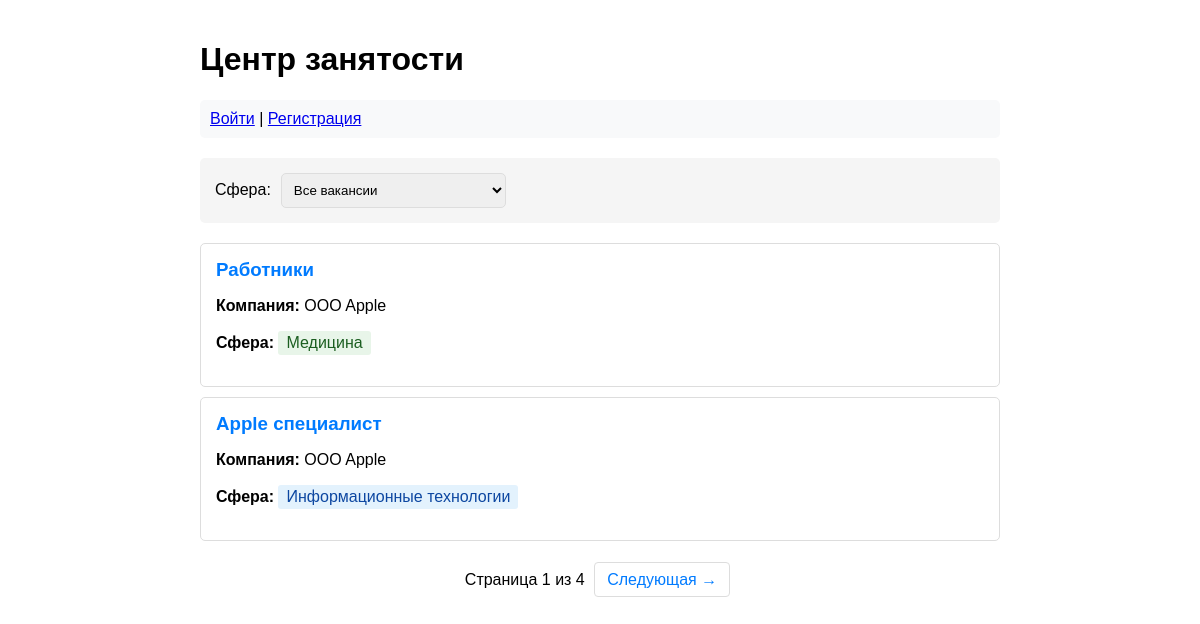
The page / on the database its author committed.
### vacancies/models.py (models this page shows, shortened)
class Vacancy(models.Model):
    title = models.CharField(max_length=200, verbose_name='Название вакансии')
    company = models.CharField(max_length=200, verbose_name='Компания')
    sphere = models.CharField(max_length=20, choices=Sphere.choices, verbose_name='Сфера деятельности')
    created_at = models.DateTimeField(auto_now_add=True, verbose_name='Дата создания')
    employer = models.ForeignKey(User, on_delete=models.CASCADE, verbose_name='Работодатель', null=True, blank=True)
    class Meta:
        verbose_name = 'Вакансия'
        verbose_name_plural = 'Вакансии'
        ordering = ['-created_at']

### vacancies/views.py (the view)
# urls.py: path('', views.vacancy_list, name='vacancy_list'),
def vacancy_list(request):
    sphere_filter = request.GET.get('sphere', '')
    page_number = int(request.GET.get('page', 1))
    use_case = get_list_vacancies_use_case()
    result = use_case.execute(sphere=sphere_filter if sphere_filter else None, page=page_number, page_size=2)
    class DjangoPageAdapter:
        def __init__(self, items, page, total_pages):
            self.object_list = items
            self.number = page
            self.paginator = type('DummyPaginator', (object,), {'num_pages': total_pages})()
            self.has_previous = page > 1
            self.has_next = page < total_pages
            self.previous_page_number = page - 1
            self.next_page_number = page + 1
        def __iter__(self):
            return iter(self.object_list)
    adapted_vacancies = DjangoPageAdapter(result['items'], result['page'], result['total_pages'])
    context = {
        'vacancies': adapted_vacancies,
        'spheres': DomainSphere.choices(),
        'current_sphere': sphere_filter,
    }
    return render(request, 'vacancies/vacancy_list.html', context)

### core/entities/vacancy.py (called while the page is built)
    @classmethod
    def choices(cls):
        return [(item.value, cls.get_display(item.value)) for item in cls]

    @classmethod
    def get_display(cls, value: str) -> str:
        displays = {
            "IT": "Информационные технологии",
            "MEDICINE": "Медицина",
            "ARCHITECTURE": "Архитектура"
        }
        return displays.get(value, value)

    def __post_init__(self):
        if not self.title or len(self.title) < 3:
            raise ValueError("Название вакансии должно содержать минимум 3 символа")

    @property
    def sphere_display(self) -> str:
        return Sphere.get_display(self.sphere)

    def get_sphere_display(self) -> str:
        return self.sphere_display

### core/use_cases/list_vacancies.py (called while the page is built)
    def execute(self, sphere: Optional[str] = None, page: int = 1, page_size: int = 5) -> dict:
        all_vacancies = self.vacancy_repo.get_all(sphere=sphere)
        total = len(all_vacancies)
        start = (page - 1) * page_size
        end = start + page_size
        return {
            'items': all_vacancies[start:end],
            'total': total,
            'page': page,
            'total_pages': (total + page_size - 1) // page_size if total > 0 else 1
        }

### employment_project/dependencies.py (called while the page is built)
def get_list_vacancies_use_case() -> ListVacanciesUseCase:
    return ListVacanciesUseCase(_vacancy_repo)

### infrastructure/repositories/django_vacancy_repo.py (called while the page is built)
    def _to_domain(self, django_vacancy) -> Vacancy:
        return Vacancy(
            id=django_vacancy.id,
            title=django_vacancy.title,
            company=django_vacancy.company,
            sphere=django_vacancy.sphere,
            employer_id=django_vacancy.employer_id,
            created_at=django_vacancy.created_at
        )

    def get_all(self, sphere: Optional[str] = None) -> List[Vacancy]:
        queryset = DjangoVacancy.objects.all()
        if sphere:
            queryset = queryset.filter(sphere=sphere)
        return [self._to_domain(v) for v in queryset]

### vacancies/templates/vacancies/vacancy_list.html (shortened to what this page needs)
<!DOCTYPE html>
<html lang="ru">
<head>
</head>
<body>
    <h1>Центр занятости</h1>
    <div class="user-panel">
        {% if user.is_authenticated %}
            Добро пожаловать, {{ user.username }}!
            {% if user.is_superuser %}(Администратор){% endif %}
            <form method="post" action="{% url 'logout' %}" style="display: inline;">
                {% csrf_token %}
                <button type="submit" style="background: none; border: none; color: #e673ec; cursor: pointer;">Выйти</button>
            </form>
        {% else %}
            <a href="{% url 'login' %}">Войти</a> |
            <a href="{% url 'register' %}">Регистрация</a>
        {% endif %}
    </div>
    <div class="filter">
        <label>Сфера:</label>
        <select onchange="location = this.value;">
            <option value="{% url 'vacancy_list' %}">Все вакансии</option>
        </select>
    </div>
    {% for vacancy in vacancies %}
        <div class="vacancy">
            <h3><a href="{% url 'vacancy_detail' vacancy.id %}">{{ vacancy.title }}</a></h3>
            <p><strong>Компания:</strong> {{ vacancy.company }}</p>
            <p><strong>Сфера:</strong> <span class="sphere-{{ vacancy.sphere }}">{{ vacancy.get_sphere_display }}</span></p>
        </div>
    {% empty %}
        <p>Вакансий не найдено.</p>
    {% endfor %}
    <div class="pagination">
        <span>Страница {{ vacancies.number }} из {{ vacancies.paginator.num_pages }}</span>
        {% if vacancies.has_next %}
            <a href="?page={{ vacancies.next_page_number }}{% if current_sphere %}&sphere={{ current_sphere }}{% endif %}">Следующая →</a>
        {% endif %}
    </div>
</body>
</html>

### vacancies/templates/vacancies/vacancy_list.html (style rules this page uses)
body { font-family: Arial; max-width: 800px; margin: 0 auto; padding: 20px; }
.user-panel { background: #f8f9fa; padding: 10px; margin-bottom: 20px; border-radius: 5px; }
.vacancy { border: 1px solid #ddd; padding: 15px; margin: 10px 0; border-radius: 5px; }
.vacancy h3 { margin: 0 0 10px 0; }
.vacancy h3 a { color: #007bff; text-decoration: none; }
.filter { margin: 20px 0; padding: 15px; background-color: #f5f5f5; border-radius: 5px; display: flex; gap: 10px; align-items: center; }
.filter select { padding: 8px; border-radius: 5px; border: 1px solid #ddd; }
.pagination { text-align: center; margin: 30px 0; }
.pagination a { margin: 0 5px; padding: 8px 12px; border: 1px solid #ddd; text-decoration: none; color: #007bff; border-radius: 4px; }
.sphere-IT { background: #e3f2fd; color: #0d47a1; padding: 3px 8px; border-radius: 3px; display: inline-block; }
.sphere-MEDICINE { background: #e8f5e9; color: #1b5e20; padding: 3px 8px; border-radius: 3px; display: inline-block; }

### rows shown on the page
Vacancy: title "Работники", company "OOO Apple"
Vacancy: title "Apple специалист", company "OOO Apple"

### other values the page prints
{{ vacancy.get_sphere_display }} "Медицина" "Информационные технологии"
{{ vacancies.number }} "1"
{{ vacancies.paginator.num_pages }} "4"
